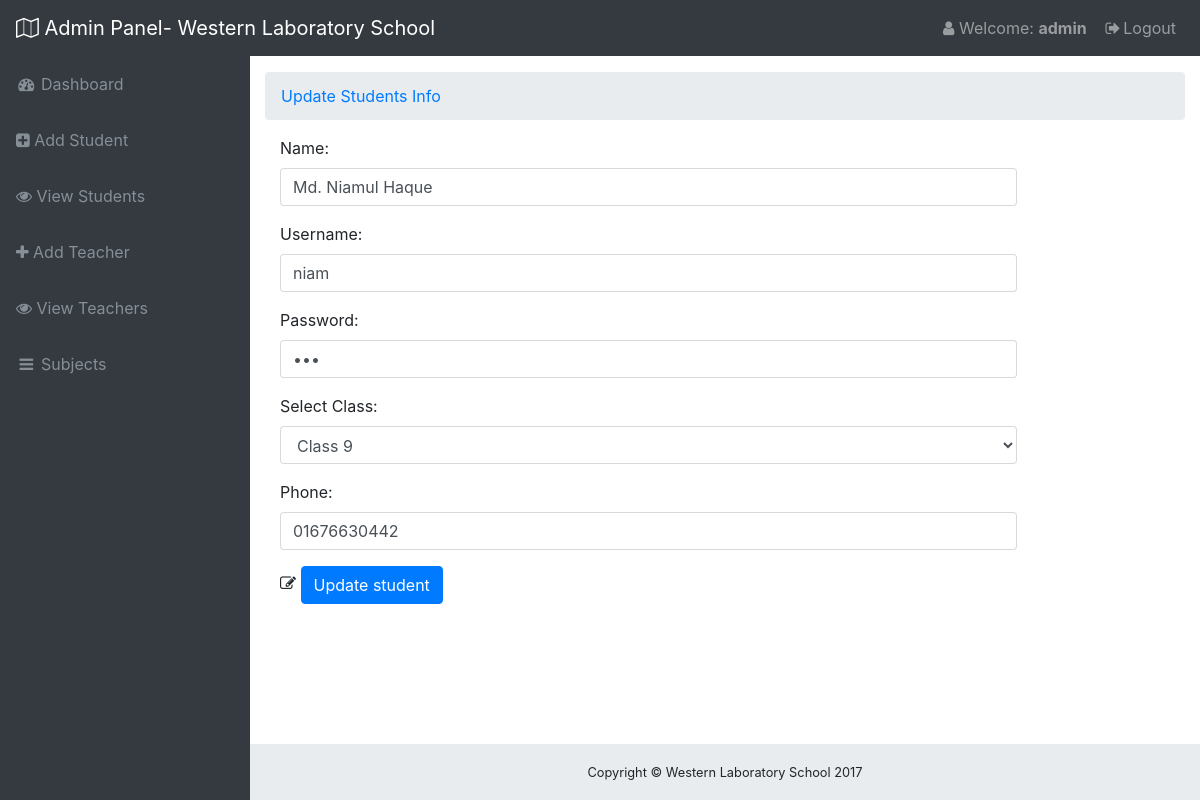
The page /admin/editstudent.php?stid=2 (signed in) on the database its author committed.
### tables this page shows
CREATE TABLE `tbl_student` (
  `id` int(11) NOT NULL,
  `name` varchar(50) NOT NULL,
  `username` varchar(50) NOT NULL,
  `password` varchar(32) NOT NULL,
  `class` int(11) NOT NULL,
  `phone` varchar(30) NOT NULL
);

### libs/Database.php (called while the page is built, shortened)
<?php
Class Database{
	public $host   = DB_HOST;
	public $user   = DB_USER;
	public $pass   = DB_PASS;
	public $dbname = DB_NAME;
	public $link;
	private function connectDB(){
	$this->link = new mysqli($this->host, $this->user, $this->pass, $this->dbname);
 }
	public function select($query){
		$result = $this->link->query($query) or die($this->link->error.__LINE__);
		if($result->num_rows > 0){
			return $result;
		} else {
			return false;
		}
	}
}

### classes/Adminobls.php (called while the page is built, shortened)
<?php
    include_once ("/../libs/Database.php");
Class Adminobls{
	private $db;
	public function __construct(){
		$this->db = new Database();
	}
	public function getSingleStudentRows($stdid){
		$sql = "SELECT * FROM tbl_student WHERE id = '$stdid'";
		$result = $this->db->select($sql);
		return $result;
	}
	}
?>

### admin/editstudent.php (the view, shortened to what this page needs)
<?php
include_once "admin_header.php";
?>
    <div class="container-fluid">
      <ol class="breadcrumb">
        <li class="breadcrumb-item">
          <a href="#">Update Students Info</a>
        </li>
      </ol>
    	 <?php
    	  if (isset($_GET['stid'])){
                  $stid = $_GET['stid'] ;
            }
		?>
		<?php
                  $single = $ad->getSingleStudentRows($stid);
                  if ($single) {
                    while ($row = $single->fetch_assoc()) {
        ?>
		<form class="form-horizontal" action="" method="POST">
		  <div class="form-group">
		    <label class="control-label col-sm-2" for="email">Name:</label>
		    <div class="col-sm-10">
		      <input type="text" name="name" class="form-control" id="email" value="<?php echo $row['name'];?>">
		    </div>
		  </div>
		  <div class="form-group">
		    <label class="control-label col-sm-2" for="email">Username:</label>
		    <div class="col-sm-10">
		      <input type="text" name="uname" class="form-control" id="email" value="<?php echo $row['username'];?>">
		    </div>
		  </div>
		  <div class="form-group">
		    <label class="control-label col-sm-2" for="pwd">Password:</label>
		    <div class="col-sm-10">
		      <input type="password" name="pass" class="form-control" id="pwd" value="<?php echo $row['password'];?>">
		    </div>
		  </div>
		  <div class="form-group">
		    <label class="control-label col-sm-2" for="email">Select Class:</label>
		    <div class="col-sm-10">
		      <select name="class" class="form-control" id="">
		      	<option value="9" <?php if ($row['class'] == 9) {
		      		echo "selected";
		      	}
		      	?> >Class 9</option>
		      </select>
		    </div>
		  </div>
		  <div class="form-group">
		    <label class="control-label col-sm-2" for="email">Phone:</label>
		    <div class="col-sm-10">
		      <input type="text" name="phone" class="form-control" id="email" value="<?php echo $row['phone'];?>">
		    </div>
		  </div>
		  <div class="form-group">
		    <div class="col-sm-offset-2 col-sm-10">
		    	<i class="fa fa-pencil-square-o" aria-hidden="true"></i>
		      <input type="submit" class="btn btn-primary" value="Update student" />
		    </div>
		  </div>
		</form>
		<?php
			   	}
              }
		?>
	</div>
<?php
include_once "admin_footer.php";
?>

### admin/css/sb-admin.css (style rules this page uses)
html { position: relative; min-height: 100%; }
body { overflow-x: hidden; }
body.sticky-footer { margin-bottom: 56px; }
body.fixed-nav { padding-top: 56px; }

### rows shown on the page
tbl_student: name "Md. Niamul Haque", uname "niam", class "Class 9", phone "01676630442"

### other values the page prints
Session::get('username') "admin"
